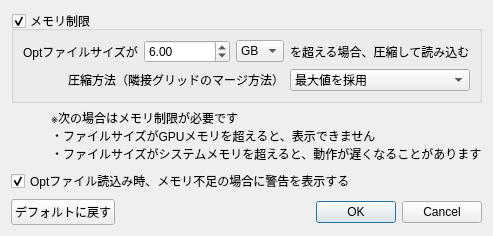
<?xml version="1.0" encoding="UTF-8"?>
<ui version="4.0">
 <class>OptPerformanceSetting</class>
 <widget class="QDialog" name="OptPerformanceSetting">
  <property name="geometry">
   <rect>
    <x>0</x>
    <y>0</y>
    <width>412</width>
    <height>236</height>
   </rect>
  </property>
  <property name="windowTitle">
   <string>Opt Performance Setting</string>
  </property>
  <layout class="QGridLayout" name="gridLayout_2">
   <item row="3" column="2">
    <spacer name="verticalSpacer">
     <property name="orientation">
      <enum>Qt::Vertical</enum>
     </property>
     <property name="sizeHint" stdset="0">
      <size>
       <width>20</width>
       <height>40</height>
      </size>
     </property>
    </spacer>
   </item>
   <item row="4" column="0">
    <widget class="QPushButton" name="pushButton_default">
     <property name="text">
      <string>デフォルトに戻す</string>
     </property>
    </widget>
   </item>
   <item row="1" column="0" colspan="3">
    <layout class="QHBoxLayout" name="horizontalLayout">
     <property name="leftMargin">
      <number>0</number>
     </property>
     <item>
      <spacer name="horizontalSpacer">
       <property name="orientation">
        <enum>Qt::Horizontal</enum>
       </property>
       <property name="sizeType">
        <enum>QSizePolicy::Fixed</enum>
       </property>
       <property name="sizeHint" stdset="0">
        <size>
         <width>40</width>
         <height>20</height>
        </size>
       </property>
      </spacer>
     </item>
     <item>
      <widget class="QLabel" name="label_2">
       <property name="text">
        <string>※次の場合はメモリ制限が必要です
・ファイルサイズがGPUメモリを超えると、表示できません
・ファイルサイズがシステムメモリを超えると、動作が遅くなることがあります</string>
       </property>
      </widget>
     </item>
    </layout>
   </item>
   <item row="4" column="2">
    <widget class="QDialogButtonBox" name="buttonBox">
     <property name="orientation">
      <enum>Qt::Horizontal</enum>
     </property>
     <property name="standardButtons">
      <set>QDialogButtonBox::Cancel|QDialogButtonBox::Ok</set>
     </property>
    </widget>
   </item>
   <item row="0" column="0" colspan="3">
    <widget class="QGroupBox" name="groupBox_limit_memory">
     <property name="title">
      <string>メモリ制限</string>
     </property>
     <property name="checkable">
      <bool>true</bool>
     </property>
     <property name="checked">
      <bool>true</bool>
     </property>
     <layout class="QGridLayout" name="gridLayout">
      <item row="0" column="2">
       <widget class="QComboBox" name="comboBox_limit_memory_unit">
        <property name="sizePolicy">
         <sizepolicy hsizetype="Fixed" vsizetype="Fixed">
          <horstretch>0</horstretch>
          <verstretch>0</verstretch>
         </sizepolicy>
        </property>
        <property name="currentIndex">
         <number>1</number>
        </property>
        <item>
         <property name="text">
          <string>MB</string>
         </property>
        </item>
        <item>
         <property name="text">
          <string>GB</string>
         </property>
        </item>
       </widget>
      </item>
      <item row="0" column="0">
       <widget class="QLabel" name="label">
        <property name="sizePolicy">
         <sizepolicy hsizetype="Fixed" vsizetype="Preferred">
          <horstretch>0</horstretch>
          <verstretch>0</verstretch>
         </sizepolicy>
        </property>
        <property name="text">
         <string>Optファイルサイズが</string>
        </property>
       </widget>
      </item>
      <item row="1" column="3">
       <widget class="QComboBox" name="comboBox_limit_memory_method">
        <item>
         <property name="text">
          <string>最大値を採用</string>
         </property>
        </item>
        <item>
         <property name="text">
          <string>最小値を採用</string>
         </property>
        </item>
        <item>
         <property name="text">
          <string>平均値を計算</string>
         </property>
        </item>
       </widget>
      </item>
      <item row="1" column="0" colspan="3">
       <widget class="QLabel" name="label_4">
        <property name="text">
         <string>圧縮方法（隣接グリッドのマージ方法）</string>
        </property>
        <property name="alignment">
         <set>Qt::AlignRight|Qt::AlignTrailing|Qt::AlignVCenter</set>
        </property>
       </widget>
      </item>
      <item row="0" column="3">
       <widget class="QLabel" name="label_3">
        <property name="sizePolicy">
         <sizepolicy hsizetype="Fixed" vsizetype="Preferred">
          <horstretch>0</horstretch>
          <verstretch>0</verstretch>
         </sizepolicy>
        </property>
        <property name="text">
         <string>を超える場合、圧縮して読み込む</string>
        </property>
       </widget>
      </item>
      <item row="0" column="1">
       <widget class="QDoubleSpinBox" name="doubleSpinBox_limit_memory_value">
        <property name="sizePolicy">
         <sizepolicy hsizetype="Preferred" vsizetype="Fixed">
          <horstretch>0</horstretch>
          <verstretch>0</verstretch>
         </sizepolicy>
        </property>
        <property name="minimum">
         <double>0.010000000000000</double>
        </property>
        <property name="maximum">
         <double>999999999.000000000000000</double>
        </property>
        <property name="value">
         <double>6.000000000000000</double>
        </property>
       </widget>
      </item>
     </layout>
    </widget>
   </item>
   <item row="2" column="0" colspan="3">
    <widget class="QCheckBox" name="checkBox_warn">
     <property name="text">
      <string>Optファイル読込み時、メモリ不足の場合に警告を表示する</string>
     </property>
     <property name="checked">
      <bool>true</bool>
     </property>
    </widget>
   </item>
  </layout>
 </widget>
 <resources/>
 <connections>
  <connection>
   <sender>buttonBox</sender>
   <signal>accepted()</signal>
   <receiver>OptPerformanceSetting</receiver>
   <slot>accept()</slot>
   <hints>
    <hint type="sourcelabel">
     <x>248</x>
     <y>254</y>
    </hint>
    <hint type="destinationlabel">
     <x>157</x>
     <y>274</y>
    </hint>
   </hints>
  </connection>
  <connection>
   <sender>buttonBox</sender>
   <signal>rejected()</signal>
   <receiver>OptPerformanceSetting</receiver>
   <slot>reject()</slot>
   <hints>
    <hint type="sourcelabel">
     <x>316</x>
     <y>260</y>
    </hint>
    <hint type="destinationlabel">
     <x>286</x>
     <y>274</y>
    </hint>
   </hints>
  </connection>
 </connections>
</ui>
